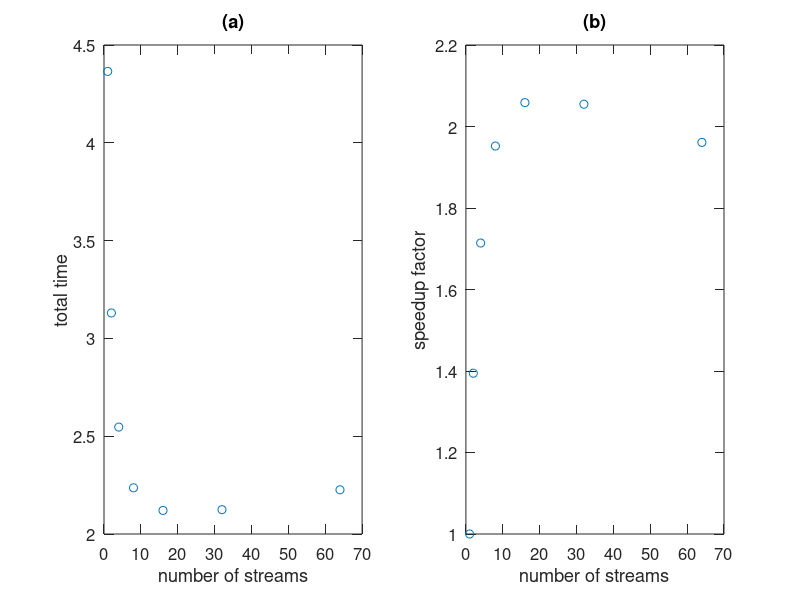

Write the MATLAB code that produced this figure.
clear; font_size=12;
close all;
load t2.txt;
figure;
subplot(1,2,1);
plot(t2(:,1),t2(:,2),'o');
xlabel('number of streams','fontsize',font_size);
ylabel('total time','fontsize',font_size);
title('(a)');
set(gca,'fontsize',font_size);
set(gca,'ticklength',get(gca,'ticklength')*2);

subplot(1,2,2);
plot(t2(:,1),t2(1,2)./t2(:,2),'o');
xlabel('number of streams','fontsize',font_size);
ylabel('speedup factor','fontsize',font_size);
title('(b)');
set(gca,'fontsize',font_size);
set(gca,'ticklength',get(gca,'ticklength')*2);